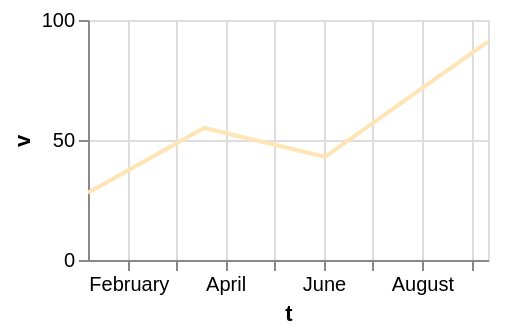

Vega-Lite specification for this chart:
### Vega-Lite specification from a JSON file in a GitHub repository (floating-point values rounded to 4 significant figures)
{"$schema": "https://vega.github.io/schema/vega-lite/v6.json", "width": 200, "height": 120, "data": {"values": [{"c": "alpha", "v": 28, "w": 3, "t": "2024-01-07"}, {"c": "beta", "v": 55, "w": 7, "t": "2024-03-19"}, {"c": "gamma", "v": 43, "w": 5, "t": "2024-06-02"}, {"c": "delta", "v": 91, "w": 9, "t": "2024-09-11"}]}, "mark": {"type": "line", "color": "moccasin"}, "encoding": {"x": {"field": "t", "type": "temporal"}, "y": {"field": "v", "type": "quantitative"}}}
